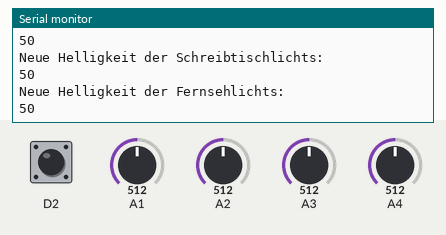
Simulated run of this sketch. Board: Arduino Uno R4 WiFi. On the bench: the last lines printed to the serial monitor. The test bench sets the inputs (shaded band); at power-on: A1 = 512, A2 = 512, A3 = 512, A4 = 512, D2 HIGH. WiFi joins after 1.5 s; servers stay silent unless stated; not simulated (calls return 0 or success): arduino_secrets.h.

Above: at 12.7 s.
12.8 s: A1 set to 716
At 14.0 s:
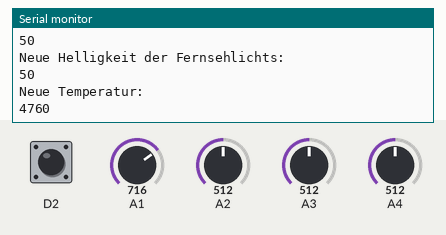
14.3 s: A2 set to 716
At 15.3 s:
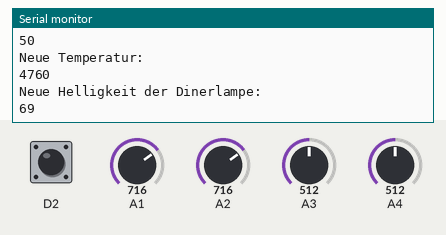
15.8 s: A3 set to 306
At 16.7 s:
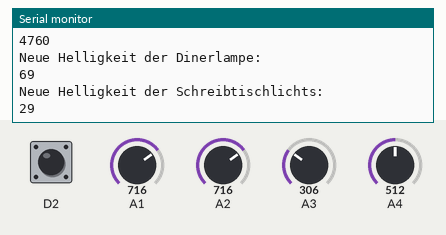
17.3 s: A4 set to 992
At 18.0 s:
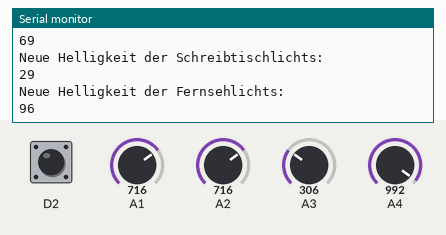
18.8 s: D2 pulled LOW for 0.25 s
At 19.6 s:
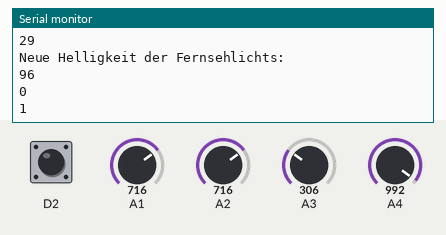
20.5 s: A1 set to 992
At 20.9 s:
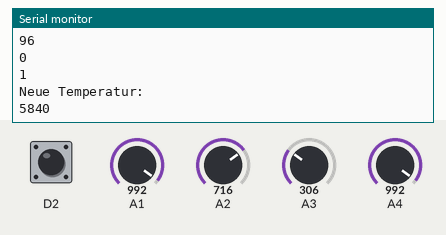
Timing chart, 0 to 23.0 s (numbered marks = the images above; inputs shaded):
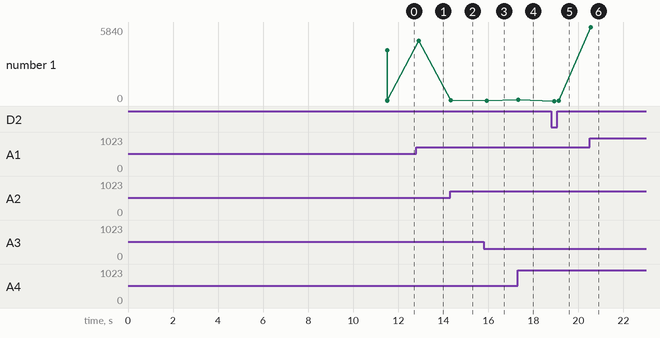

The sketch:

controll_smart_home.ino
```cpp
#include <WiFiS3.h>
#include <WiFiUdp.h>
#include "arduino_secrets.h"

// wifi stuff
char ssid[] = SECRET_SSID;
char pass[] = SECRET_PASS;
int status = WL_IDLE_STATUS;

// wizz stuff
WiFiUDP udp;
unsigned int localUdpPort = 4210;
unsigned int wizPort = 38899;

IPAddress dinerLampe(192, 168, 1, 138);
IPAddress schreibtischLicht(192, 168, 1, 101);
IPAddress fernsehLicht(192, 168, 1, 146);
IPAddress ufo(192, 168, 1, 100);

// initialize default values
int switchStateSet = 0;

int temperatureSet = 0;

int brightnessDinerLampeSet = 0;
int brightnessSchreibtischLichtSet = 0;
int brightnessFernsehLichtSet = 0;
int brightnessUfoSet = 0;


void setup() {

  // Initialize the digital pin as an input
  pinMode(2, INPUT_PULLUP);

  Serial.begin(9600);
  while (!Serial) {}

  while (status != WL_CONNECTED) {
    Serial.print("Attempting to connect to WPA SSID: ");
    Serial.println(ssid);
    // Connect to WPA/WPA2 network:
    status = WiFi.begin(ssid, pass);

    // wait 10 seconds for connection:
    delay(10000);
  }

  // you're connected now, so print out the data:
  Serial.println("You're connected to the network");

  // Starting UDP
  udp.begin(localUdpPort);
}

void loop() {
  // Read the state of the switch
  int switchState = digitalRead(2);
  if (switchState != switchStateSet) {
    switchStateSet = switchState;
    Serial.println(switchState);
    if (switchState == 0) {
      turnOff(dinerLampe);
      turnOff(fernsehLicht);
      turnOff(schreibtischLicht);
      turnOff(ufo);
    }
    else {
      turnOn(dinerLampe);
      turnOn(fernsehLicht);
      turnOn(schreibtischLicht);
      turnOn(ufo);
    }
  }

  // Temperatur
  int temperature = analogRead(A1) * 100 / 1023;
  if (temperature != temperatureSet && switchState == 1) {
    temperatureSet = temperature;
    setTemperature(temperature * 40 + 2000);
    Serial.println("Neue Temperatur:");
    Serial.println(temperature * 40 + 2000);
  }

  // DinerLampe
  int brightnessDinerLampe = analogRead(A2) * 100 / 1023;
  if (brightnessDinerLampeSet != brightnessDinerLampe && switchState == 1) {
    brightnessDinerLampeSet = brightnessDinerLampe;
    setBrightness(brightnessDinerLampe, dinerLampe);
    Serial.println("Neue Helligkeit der Dinerlampe:");
    Serial.println(brightnessDinerLampe);
  }

  // DinerLampe
  int brightnessSchreibtischLicht = analogRead(A3) * 100 / 1023;
  if (brightnessSchreibtischLichtSet != brightnessSchreibtischLicht && switchState == 1) {
    brightnessSchreibtischLichtSet = brightnessSchreibtischLicht;
    setBrightness(brightnessSchreibtischLicht, schreibtischLicht);
    Serial.println("Neue Helligkeit der Schreibtischlichts:");
    Serial.println(brightnessSchreibtischLicht);
  }

  // FernsehLampe
  int brightnessFernsehLicht = analogRead(A4) * 100 / 1023;
  if (brightnessFernsehLichtSet != brightnessFernsehLicht && switchState == 1) {
    brightnessFernsehLichtSet = brightnessFernsehLicht;
    setBrightness(brightnessFernsehLicht, fernsehLicht);
    Serial.println("Neue Helligkeit der Fernsehlichts:");
    Serial.println(brightnessFernsehLicht);
  }

  // add delay
  delay(200);
}

void turnOff(int ip) {
  String command = String("{\"method\":\"setPilot\",\"params\":{\"state\":false}}");
  // Send command
  udp.beginPacket(ip, wizPort);
  udp.write(command.c_str());
  udp.endPacket();
}

void turnOn(int ip) {
  String command = String("{\"method\":\"setPilot\",\"params\":{\"state\":true}}");
  // Send command
  udp.beginPacket(ip, wizPort);
  udp.write(command.c_str());
  udp.endPacket();
}

void setBrightness(int brightness, int ip ) {
  if (brightness == 0 && ip == dinerLampe) {
    turnOff(ip);
  }
  else {
    turnOn(ip);
    // Create JSON command to set brightness
    String command = String("{\"method\":\"setPilot\",\"params\":{\"dimming\":" + String(brightness) + "}}");

    // Send command
    udp.beginPacket(ip, wizPort);
    udp.write(command.c_str());
    udp.endPacket();
  }
}

void setTemperature(int temperature) {
  temperature = constrain(temperature, 2000, 6000);

  String command = String("{\"method\":\"setPilot\",\"params\":{\"temp\":" + String(temperature) + "}}");

  udp.beginPacket(dinerLampe, wizPort);
  udp.write(command.c_str());
  udp.endPacket();
  udp.beginPacket(schreibtischLicht, wizPort);
  udp.write(command.c_str());
  udp.endPacket();
  udp.beginPacket(fernsehLicht, wizPort);
  udp.write(command.c_str());
  udp.endPacket();
}
```

Measured:
- after the input at 12.8 s, the serial monitor: prints a new line after 0.12 s (image 1)
- after the input at 14.3 s, the serial monitor: prints a new line at once (image 2)
- after the input at 15.8 s, the serial monitor: prints a new line after 0.12 s (image 3)
- after the input at 17.3 s, the serial monitor: prints a new line at once (image 4)
- after the input at 18.8 s, the serial monitor: prints a new line after 0.13 s (image 5)
- after the input at 20.5 s, the serial monitor: prints a new line at once (image 6)
- plotted number 1: 50 → 4760 after the input at 12.8 s, 4760 → 69 after the input at 14.3 s, 69 → 29 after the input at 15.8 s, 29 → 96 after the input at 17.3 s, 96 → 1 after the input at 18.8 s
